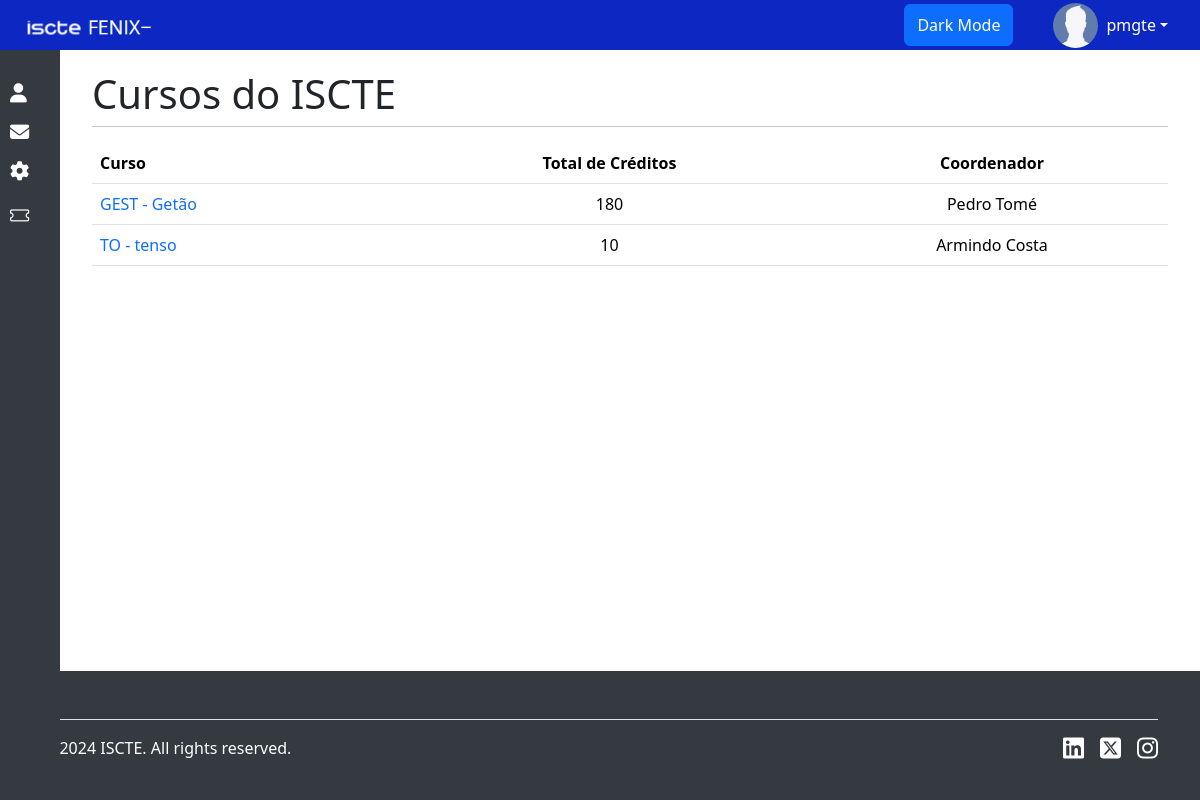
The app's page /Vitae/Cursos (signed in), older data.
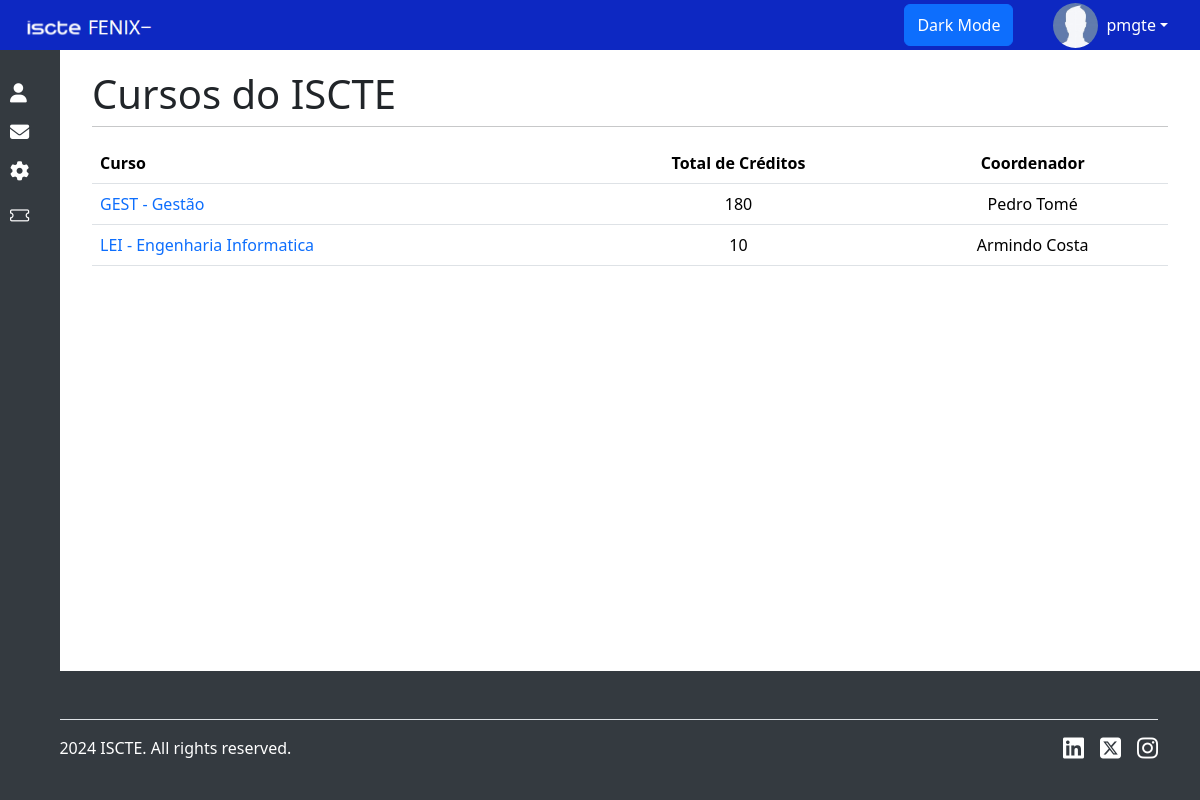
The same page, newer data.
### Vitae/models.py (models this page shows, shortened)
class Curso(models.Model):
    codigo = models.IntegerField(primary_key=True)
    acronimo = models.CharField(max_length=4, unique=True)
    designacao = models.CharField(max_length=100)
    creditos = models.IntegerField()
    descricao = models.TextField()
    coordenador = models.OneToOneField(Professor, on_delete=models.CASCADE)

class Professor(models.Model):
    numeroProfessor = models.IntegerField(primary_key=True)
    foto = models.ImageField(upload_to='professores', default='', blank=True)
    gabinete = models.CharField(max_length=10)
    user = models.OneToOneField(User, on_delete=models.CASCADE)
    def __str__(self):
        return self.user.first_name + " " + self.user.last_name

### Vitae/views.py (the view)
# urls.py: path('Cursos', views.listarCursos, name='listarCursos'),
@login_required(login_url='login')
def listarCursos(request):
    try:
        cursos = Curso.objects.all()
        return render(request, 'Vitae/listar_cursos.html', {'cursos': cursos})
    except KeyError:
        messages.warning(request, "Ocorreu um erro com o seu pedido")
        return HttpResponseRedirect(reverse('FenixMenos'))

### Templates/Vitae/listar_cursos.html (shortened to what this page needs)
{% extends "skeleton.html" %}
{% load static %}
{% block content %}
    <div id="page-content-wrapper">
        <div class="container-fluid">
            <h1> Cursos do ISCTE </h1>
            <hr class="mt-2">
            <table class="table table-hover">
                <thead>
                <tr>
                    <th scope="col"> Curso </th>
                    <th scope="col" class="text-center"> Total de Créditos </th>
                    <th scope="col" class="text-center"> Coordenador </th>
                </tr>
                </thead>
                <tbody>
                {% for curso in cursos %}
                    <tr>
                        <td><a href="{% url 'Vitae:detalhes_curso' curso.acronimo %}" class="link-underline link-underline-opacity-0"> {{ curso.acronimo }} - {{ curso.designacao }} </a></td>
                        <td class="text-center"> {{ curso.creditos }} </td>
                        <td class="text-center"> {{ curso.coordenador }} </td>
                    </tr>
                {% endfor %}
                </tbody>
            </table>
        </div>
    </div>
{% endblock %}

Row changes from the older to the newer data that the page shows:
changed Curso "GEST": designacao "Getão" → "Gestão"
changed Curso "Armindo Costa": acronimo "TO" → "LEI"; designacao "tenso" → "Engenharia Informatica"
